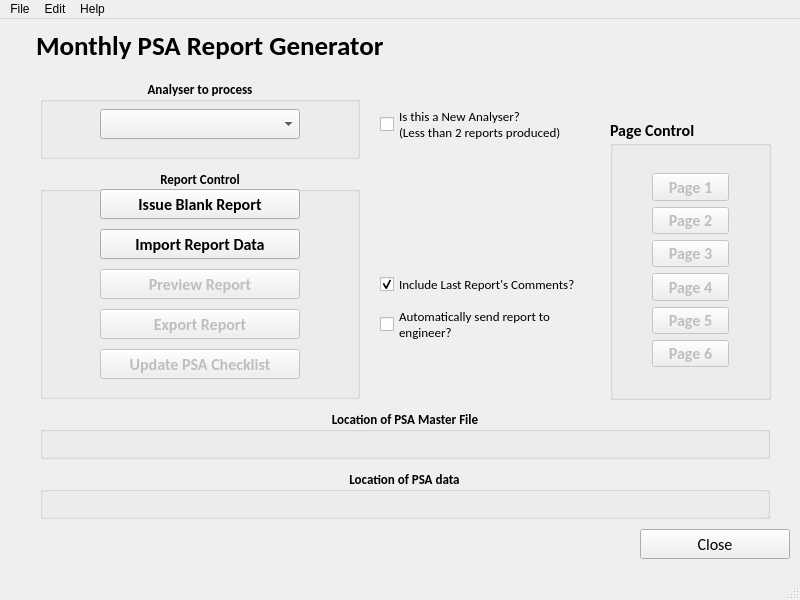
<?xml version="1.0" encoding="UTF-8"?>
<ui version="4.0">
 <class>PSAHome</class>
 <widget class="QMainWindow" name="PSAHome">
  <property name="geometry">
   <rect>
    <x>0</x>
    <y>0</y>
    <width>800</width>
    <height>600</height>
   </rect>
  </property>
  <property name="windowTitle">
   <string>PSA Report Home Page</string>
  </property>
  <widget class="QWidget" name="centralwidget">
   <widget class="QLabel" name="ScantechLogo">
    <property name="geometry">
     <rect>
      <x>600</x>
      <y>0</y>
      <width>200</width>
      <height>50</height>
     </rect>
    </property>
    <property name="text">
     <string/>
    </property>
    <property name="pixmap">
     <pixmap resource="PSAReportResources.qrc">:/Resources/ScantechFullLogo.png</pixmap>
    </property>
    <property name="scaledContents">
     <bool>true</bool>
    </property>
    <property name="alignment">
     <set>Qt::AlignCenter</set>
    </property>
   </widget>
   <widget class="QLabel" name="label">
    <property name="geometry">
     <rect>
      <x>31</x>
      <y>10</y>
      <width>354</width>
      <height>33</height>
     </rect>
    </property>
    <property name="font">
     <font>
      <family>Calibri</family>
      <pointsize>20</pointsize>
      <weight>75</weight>
      <bold>true</bold>
     </font>
    </property>
    <property name="text">
     <string>Monthly PSA Report Generator</string>
    </property>
    <property name="indent">
     <number>5</number>
    </property>
   </widget>
   <widget class="QPushButton" name="CloseReportPB">
    <property name="geometry">
     <rect>
      <x>640</x>
      <y>510</y>
      <width>150</width>
      <height>30</height>
     </rect>
    </property>
    <property name="font">
     <font>
      <family>Calibri</family>
      <pointsize>12</pointsize>
     </font>
    </property>
    <property name="text">
     <string>Close</string>
    </property>
   </widget>
   <widget class="QGroupBox" name="groupBox">
    <property name="geometry">
     <rect>
      <x>610</x>
      <y>100</y>
      <width>161</width>
      <height>281</height>
     </rect>
    </property>
    <property name="font">
     <font>
      <family>Calibri</family>
      <pointsize>12</pointsize>
      <weight>75</weight>
      <bold>true</bold>
     </font>
    </property>
    <property name="title">
     <string>Page Control</string>
    </property>
    <widget class="QWidget" name="layoutWidget">
     <property name="geometry">
      <rect>
       <x>42</x>
       <y>54</y>
       <width>77</width>
       <height>194</height>
      </rect>
     </property>
     <layout class="QVBoxLayout" name="verticalLayout">
      <item>
       <widget class="QPushButton" name="PB_pg">
        <property name="enabled">
         <bool>false</bool>
        </property>
        <property name="text">
         <string>Page 1</string>
        </property>
       </widget>
      </item>
      <item>
       <widget class="QPushButton" name="PB_pg_2">
        <property name="enabled">
         <bool>false</bool>
        </property>
        <property name="text">
         <string>Page 2</string>
        </property>
       </widget>
      </item>
      <item>
       <widget class="QPushButton" name="PB_pg_3">
        <property name="enabled">
         <bool>false</bool>
        </property>
        <property name="text">
         <string>Page 3</string>
        </property>
       </widget>
      </item>
      <item>
       <widget class="QPushButton" name="PB_pg_4">
        <property name="enabled">
         <bool>false</bool>
        </property>
        <property name="text">
         <string>Page 4</string>
        </property>
       </widget>
      </item>
      <item>
       <widget class="QPushButton" name="PB_pg_5">
        <property name="enabled">
         <bool>false</bool>
        </property>
        <property name="text">
         <string>Page 5</string>
        </property>
       </widget>
      </item>
      <item>
       <widget class="QPushButton" name="PB_pg_6">
        <property name="enabled">
         <bool>false</bool>
        </property>
        <property name="text">
         <string>Page 6</string>
        </property>
       </widget>
      </item>
     </layout>
    </widget>
   </widget>
   <widget class="QGroupBox" name="groupBox_2">
    <property name="geometry">
     <rect>
      <x>40</x>
      <y>150</y>
      <width>320</width>
      <height>230</height>
     </rect>
    </property>
    <property name="font">
     <font>
      <family>Calibri</family>
      <pointsize>10</pointsize>
      <weight>75</weight>
      <bold>true</bold>
     </font>
    </property>
    <property name="title">
     <string>Report Control</string>
    </property>
    <property name="alignment">
     <set>Qt::AlignCenter</set>
    </property>
    <widget class="QPushButton" name="ImportReportPB">
     <property name="geometry">
      <rect>
       <x>60</x>
       <y>60</y>
       <width>200</width>
       <height>30</height>
      </rect>
     </property>
     <property name="font">
      <font>
       <family>Calibri</family>
       <pointsize>12</pointsize>
      </font>
     </property>
     <property name="text">
      <string>Import Report Data</string>
     </property>
    </widget>
    <widget class="QPushButton" name="PreviewReportPB">
     <property name="enabled">
      <bool>false</bool>
     </property>
     <property name="geometry">
      <rect>
       <x>60</x>
       <y>100</y>
       <width>200</width>
       <height>30</height>
      </rect>
     </property>
     <property name="font">
      <font>
       <family>Calibri</family>
       <pointsize>12</pointsize>
      </font>
     </property>
     <property name="text">
      <string>Preview Report</string>
     </property>
    </widget>
    <widget class="QPushButton" name="ExportReportPB">
     <property name="enabled">
      <bool>false</bool>
     </property>
     <property name="geometry">
      <rect>
       <x>60</x>
       <y>140</y>
       <width>200</width>
       <height>30</height>
      </rect>
     </property>
     <property name="font">
      <font>
       <family>Calibri</family>
       <pointsize>12</pointsize>
      </font>
     </property>
     <property name="text">
      <string>Export Report</string>
     </property>
    </widget>
    <widget class="QPushButton" name="UpdateChecklistPB">
     <property name="enabled">
      <bool>false</bool>
     </property>
     <property name="geometry">
      <rect>
       <x>60</x>
       <y>180</y>
       <width>200</width>
       <height>30</height>
      </rect>
     </property>
     <property name="font">
      <font>
       <family>Calibri</family>
       <pointsize>12</pointsize>
      </font>
     </property>
     <property name="text">
      <string>Update PSA Checklist</string>
     </property>
    </widget>
    <widget class="QPushButton" name="IssueBlankPB">
     <property name="geometry">
      <rect>
       <x>60</x>
       <y>20</y>
       <width>200</width>
       <height>30</height>
      </rect>
     </property>
     <property name="font">
      <font>
       <family>Calibri</family>
       <pointsize>12</pointsize>
      </font>
     </property>
     <property name="text">
      <string>Issue Blank Report</string>
     </property>
    </widget>
   </widget>
   <widget class="QGroupBox" name="groupBox_3">
    <property name="geometry">
     <rect>
      <x>40</x>
      <y>390</y>
      <width>730</width>
      <height>50</height>
     </rect>
    </property>
    <property name="font">
     <font>
      <family>Calibri</family>
      <pointsize>10</pointsize>
      <weight>75</weight>
      <bold>true</bold>
     </font>
    </property>
    <property name="title">
     <string>Location of PSA Master File</string>
    </property>
    <property name="alignment">
     <set>Qt::AlignCenter</set>
    </property>
    <widget class="QLabel" name="psamasterloc">
     <property name="geometry">
      <rect>
       <x>10</x>
       <y>18</y>
       <width>680</width>
       <height>20</height>
      </rect>
     </property>
     <property name="text">
      <string/>
     </property>
     <property name="alignment">
      <set>Qt::AlignCenter</set>
     </property>
    </widget>
   </widget>
   <widget class="QGroupBox" name="groupBox_4">
    <property name="geometry">
     <rect>
      <x>40</x>
      <y>60</y>
      <width>320</width>
      <height>80</height>
     </rect>
    </property>
    <property name="font">
     <font>
      <family>Calibri</family>
      <pointsize>10</pointsize>
      <weight>75</weight>
      <bold>true</bold>
     </font>
    </property>
    <property name="title">
     <string>Analyser to process</string>
    </property>
    <property name="alignment">
     <set>Qt::AlignCenter</set>
    </property>
    <widget class="QComboBox" name="AnalyserListComboBox">
     <property name="geometry">
      <rect>
       <x>60</x>
       <y>30</y>
       <width>200</width>
       <height>30</height>
      </rect>
     </property>
    </widget>
   </widget>
   <widget class="QGroupBox" name="groupBox_5">
    <property name="geometry">
     <rect>
      <x>40</x>
      <y>450</y>
      <width>730</width>
      <height>50</height>
     </rect>
    </property>
    <property name="font">
     <font>
      <family>Calibri</family>
      <pointsize>10</pointsize>
      <weight>75</weight>
      <bold>true</bold>
     </font>
    </property>
    <property name="title">
     <string>Location of PSA data</string>
    </property>
    <property name="alignment">
     <set>Qt::AlignCenter</set>
    </property>
    <widget class="QLabel" name="psadataloc">
     <property name="geometry">
      <rect>
       <x>10</x>
       <y>18</y>
       <width>680</width>
       <height>20</height>
      </rect>
     </property>
     <property name="text">
      <string/>
     </property>
     <property name="alignment">
      <set>Qt::AlignCenter</set>
     </property>
    </widget>
   </widget>
   <widget class="QCheckBox" name="NewAnalyser">
    <property name="geometry">
     <rect>
      <x>380</x>
      <y>85</y>
      <width>200</width>
      <height>40</height>
     </rect>
    </property>
    <property name="font">
     <font>
      <family>Calibri</family>
      <pointsize>10</pointsize>
     </font>
    </property>
    <property name="layoutDirection">
     <enum>Qt::LeftToRight</enum>
    </property>
    <property name="text">
     <string>Is this a New Analyser?
(Less than 2 reports produced)</string>
    </property>
   </widget>
   <widget class="QCheckBox" name="AutoSendReport">
    <property name="geometry">
     <rect>
      <x>380</x>
      <y>285</y>
      <width>200</width>
      <height>40</height>
     </rect>
    </property>
    <property name="font">
     <font>
      <family>Calibri</family>
      <pointsize>10</pointsize>
     </font>
    </property>
    <property name="layoutDirection">
     <enum>Qt::LeftToRight</enum>
    </property>
    <property name="text">
     <string>Automatically send report to 
engineer?</string>
    </property>
   </widget>
   <widget class="QCheckBox" name="IncLastMonth">
    <property name="geometry">
     <rect>
      <x>380</x>
      <y>245</y>
      <width>200</width>
      <height>40</height>
     </rect>
    </property>
    <property name="font">
     <font>
      <family>Calibri</family>
      <pointsize>10</pointsize>
     </font>
    </property>
    <property name="layoutDirection">
     <enum>Qt::LeftToRight</enum>
    </property>
    <property name="text">
     <string>Include Last Report's Comments?</string>
    </property>
    <property name="checked">
     <bool>true</bool>
    </property>
   </widget>
  </widget>
  <widget class="QMenuBar" name="menubar">
   <property name="geometry">
    <rect>
     <x>0</x>
     <y>0</y>
     <width>800</width>
     <height>21</height>
    </rect>
   </property>
   <widget class="QMenu" name="menuFile">
    <property name="title">
     <string>File</string>
    </property>
    <addaction name="actionNew_Report"/>
    <addaction name="separator"/>
    <addaction name="actionOpen_Report"/>
   </widget>
   <widget class="QMenu" name="menuEdit">
    <property name="title">
     <string>Edit</string>
    </property>
    <addaction name="actionEdit_Exisiting_Report"/>
   </widget>
   <widget class="QMenu" name="menuAbout">
    <property name="title">
     <string>Help</string>
    </property>
    <addaction name="actionAbout"/>
   </widget>
   <addaction name="menuFile"/>
   <addaction name="menuEdit"/>
   <addaction name="menuAbout"/>
  </widget>
  <widget class="QStatusBar" name="statusbar"/>
  <action name="actionNew_Report">
   <property name="text">
    <string>New Report</string>
   </property>
   <property name="toolTip">
    <string>Generate New Monthly PSA Report</string>
   </property>
   <property name="shortcut">
    <string>Ctrl+N</string>
   </property>
  </action>
  <action name="actionEdit_Exisiting_Report">
   <property name="text">
    <string>Edit Exisiting Report</string>
   </property>
  </action>
  <action name="actionAbout">
   <property name="text">
    <string>About</string>
   </property>
  </action>
  <action name="actionOpen_Report">
   <property name="text">
    <string>Open Report</string>
   </property>
   <property name="shortcut">
    <string>Ctrl+O</string>
   </property>
  </action>
 </widget>
 <resources>
  <include location="PSAReportResources.qrc"/>
 </resources>
 <connections>
  <connection>
   <sender>ImportReportPB</sender>
   <signal>released()</signal>
   <receiver>PSAHome</receiver>
   <slot>show()</slot>
   <hints>
    <hint type="sourcelabel">
     <x>189</x>
     <y>231</y>
    </hint>
    <hint type="destinationlabel">
     <x>281</x>
     <y>159</y>
    </hint>
   </hints>
  </connection>
  <connection>
   <sender>CloseReportPB</sender>
   <signal>released()</signal>
   <receiver>PSAHome</receiver>
   <slot>close()</slot>
   <hints>
    <hint type="sourcelabel">
     <x>701</x>
     <y>548</y>
    </hint>
    <hint type="destinationlabel">
     <x>753</x>
     <y>481</y>
    </hint>
   </hints>
  </connection>
 </connections>
</ui>
